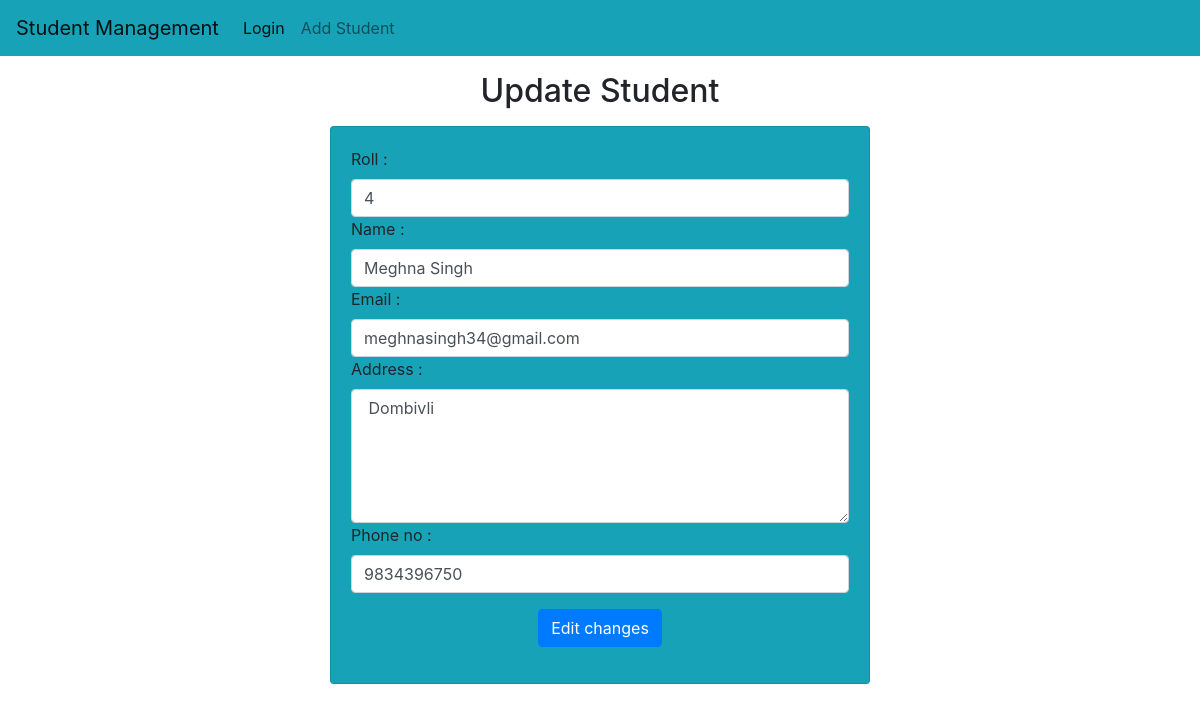
/std/update-std/13, run on the app's committed database.
### std/models.py (models this page shows)
class Student(models.Model):
    roll=models.CharField(max_length=100)
    name=models.CharField(max_length=50)
    email=models.CharField(max_length=150)
    address=models.CharField(max_length=200)
    phone=models.CharField(max_length=10)

### std/views.py (the view)
# urls.py: path("update-std/<int:roll>",update_std),
def update_std(request,roll):
    std=Student.objects.get(pk=roll)
    return render(request,"std/update_std.html",{'std':std})

### templates/std/update_std.html (shortened to what this page needs)
<!doctype html>
<html lang="en">
  <head>
    <link rel="stylesheet" href="https://cdn.jsdelivr.net/npm/bootstrap@4.0.0/dist/css/bootstrap.min.css">
  </head>
  <body>
    {% include 'std/navbar.html'%}
    <h2 class="text-center my-3"> Update Student </h2>
    <div class="container">
        <div class="row">
            <div class="col-md-6 offset-md-3">
                <div class="card bg-info">
                    <div class="card-body">
                        <form action="/std/do-update-std/{{std.id}}" method="POST">
                           <div class="md-3">
                            <label for="roll">Roll :</label>
                            <input name="std_roll" type="text" id="roll" class="form-control" placeholder="Enter your roll" required value="{{std.roll}}">
                           </div>
                           <div class="md-3">
                            <label for="name">Name :</label>
                            <input name="std_name" type="text" class="form-control" id="name" placeholder="Enter your name" required value="{{std.name}}">
                           </div>
                           <div class="md-3">
                            <label for="name">Email :</label>
                            <input name="std_email" type="text" class="form-control" id="email" placeholder="Enter your email" required value="{{std.email}}">
                           </div>
                           <div class="md-3">
                            <label for="address">Address :</label>
                            <textarea name="std_address" id="address"  rows="5" class="form-control" placeholder="Enter your address"> {{std.address}}</textarea>
                            </div>
                           <div class="md-3">
                            <label for="phone">Phone no :</label>
                            <input name="std_phone" type="text"  id="phone" class="form-control" placeholder="Enter your phone no" value="{{std.phone}}">
                            </div>
                             <div class="container text-center my-3">
                                <button class="btn btn-primary">Edit changes</button>
                             </div>
                        </form>
                    </div>
                </div>
            </div>
        </div>
    </div>
  </body>
</html>

### data on the page
Student: std_roll "4", std_name "Meghna Singh", std_email "meghnasingh34@gmail.com", std_address "Dombivli", std_phone "9834396750"
